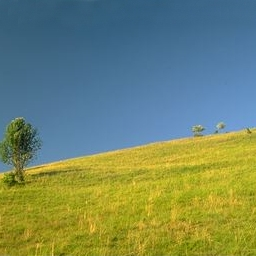
#> input picture sample/train/land298.jpg, 256 x 256 px; its folder holds only this picture in this run
$ jupyter execute --allow-errors Neural_Net_2.ipynb   (shell and % lines are left out)
#> lines starting #> are read from the running program, lines starting #| are printed output that depends on the picture; after the words box and inside, x2 and y2 are one past the last pixel; in counts of white or black regions, pixels touching at a corner belong together
## A bit better NET

[cell 1]
import cv2
import numpy as np
from sklearn.svm import SVR
from sklearn.neural_network import MLPClassifier as MLP
import os
import matplotlib.pyplot as plt

%pylab inline
#> (the rest of this cell did not finish here and is left out)

[cell 2]
class Colorize():
    def __init__(self,n_pixels=500):
        self.clf=MLP(hidden_layer_sizes=(50),verbose=True,learning_rate='adaptive',tol=1e-9,max_iter=200)
        #self.clf_b=MLP(hidden_layer_sizes=(500,400,300),verbose=True,learning_rate='adaptive',tol=1e-9)
        self.n_pixels=n_pixels

    def load_im(self,path):
#> called with path = 'sample/train/land298.jpg'
        im=cv2.imread(path)
#> im is the input picture: shape (256, 256, 3); mean B, G, R 103.1, 134.6, 115.5
        im=cv2.resize(im,(200,200))
#> im: shape (200, 200, 3)
        l, a, b = cv2.split(cv2.cvtColor(im, cv2.COLOR_BGR2Lab))
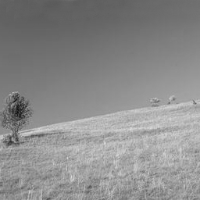
#> l: shape (200, 200); min 16, max 220, mean 139.3
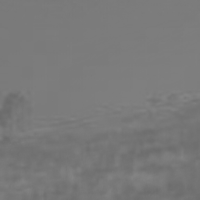
#> a: shape (200, 200); min 107, max 132, mean 121.5
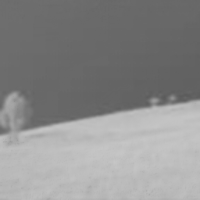
#> b: shape (200, 200); min 91, max 198, mean 139.9
        return l, a, b

    def load_dataset(self,folder='sample/train',size=50,randomize=True):
        X=[]
        Y=[]
        for file in os.listdir(folder):
            if '.jpg' in file:
                l,a,b=self.load_im(folder+'/'+file)
                for i in range(self.n_pixels):
                    x=np.random.randint(200)
                    y=np.random.randint(200)
                    #print(x,y)
                    patch=l[x-3:x+4,y-3:y+4]
                    patch=patch.flatten()
                    patch=patch/255.
                    f=np.zeros(49)
                    f[:patch.shape[0]]=patch
                    X.append(f)
                    label=np.zeros((8,8))
                    label[int(a[x,y]/32),int(b[x,y]/32)]=1
                    Y.append(label.flatten())
#> after the loop, X = 1000 items; Y = 1000 items
        X=np.array(X)
        Y=np.array(Y)
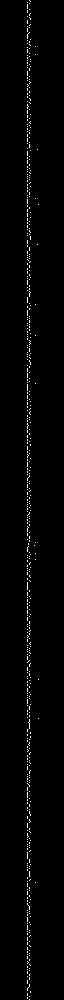
#> Y: shape (1000, 64) float64; values 0 (black) and 1 (white), 1.6% white in thin lines or dots, all inside (x1, y1, x2, y2) = (27, 0, 39, 1000)
#> (printed output is left out)
        return X,Y

    def train_MLP(self,X,Ya,Yb):
        print('Training MLP for a')
        self.clf_a.fit(X,Ya)
        print('Training MLP for b')
        self.clf_b.fit(X,Yb)
        print('Done Training')
        print('Loss a:',self.clf_a.loss_,'Loss b:',self.clf_b.loss_)

    def load_test_im(self,impath):
#> called with impath = 'sample/test/fie6.jpg'
        im=cv2.imread(impath,0)
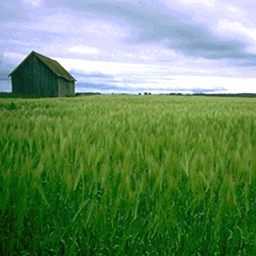
#> input picture sample/test/fie6.jpg, 256 x 256 px
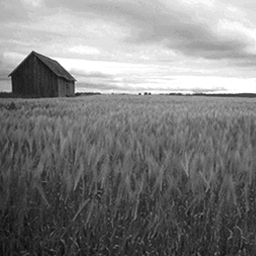
#> im: shape (256, 256); min 8, max 255, mean 126.1
        im=cv2.resize(im,(200,200))
#> im: shape (200, 200)
        im=im
        return im

    def predict_im(self,impath):
        im=self.load_test_im(impath)
        a=np.zeros_like(im)
        b=np.zeros_like(im)
        for x in range(im.shape[0]):
            for y in range(im.shape[1]):
                patch=im[x-3:x+4,y-3:y+4]
                #print(x,y,patch.shape)
                patch=patch.flatten()
                f=np.zeros(49)
                #print(patch)
                f[:patch.shape[0]]=patch
                #print(f)
                #print(self.clf.predict_proba([f]))
                #print(np.argmax(self.clf.predict([f])))
                l=np.argmax(self.clf.predict_proba([f]))
                a[x,y]=l/im.shape[0]*16
                b[x,y]=l%im.shape[0]*16
#> a: shape (200, 200); every value is 2
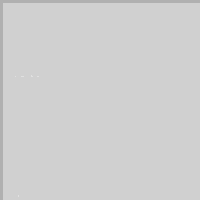
#> b: shape (200, 200); min 176, max 224, mean 207.1
        return im,a,b

[cell 3]
c=Colorize(n_pixels=1000)
X,Y=c.load_dataset()

[cell 4]
c.clf.fit(X,Y)
print(c.clf.loss_)

[cell 5]
im,a,b=c.predict_im('sample/test/fie6.jpg')

[cell 6]
res=np.zeros((im.shape[0],im.shape[1],3),dtype=uint8)
res[:,:,0]=(im).astype(np.uint8)
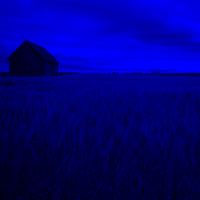
#> res: shape (200, 200, 3); mean of channels 0, 1, 2 126, 0, 0; drawn as B, G, R
res[:,:,1]=(a).astype(np.uint8)
res[:,:,2]=(b).astype(np.uint8)
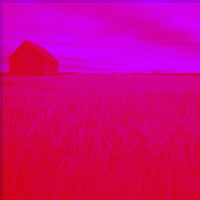
#> res: shape (200, 200, 3); mean of channels 0, 1, 2 126, 2, 207.1; drawn as B, G, R
colorized=cv2.cvtColor(res,cv2.COLOR_Lab2RGB)
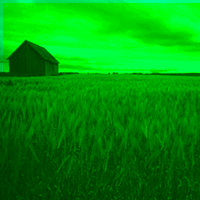
#> colorized: shape (200, 200, 3); mean R, G, B 0, 149.8, 8.6
im_original=cv2.imread('sample/test/fie6.jpg')
#> im_original is the input picture: shape (256, 256, 3); mean B, G, R 101.5, 141.4, 105.5
im_original=cv2.resize(im_original,(200,200))
#> im_original: shape (200, 200, 3)
im_original=cv2.cvtColor(im_original,cv2.COLOR_BGR2RGB)
plt.subplot(1,3,1)
plt.imshow(im_original,cmap='gray')
plt.title('Original Color Image')
plt.subplot(1,3,2)
plt.imshow(im,cmap='gray')
plt.title('Gray Scale Image')
plt.subplot(1,3,3)
plt.imshow(colorized)
plt.title('Colorized Image')
plt.savefig('naive_fnet.png')
plt.show()
